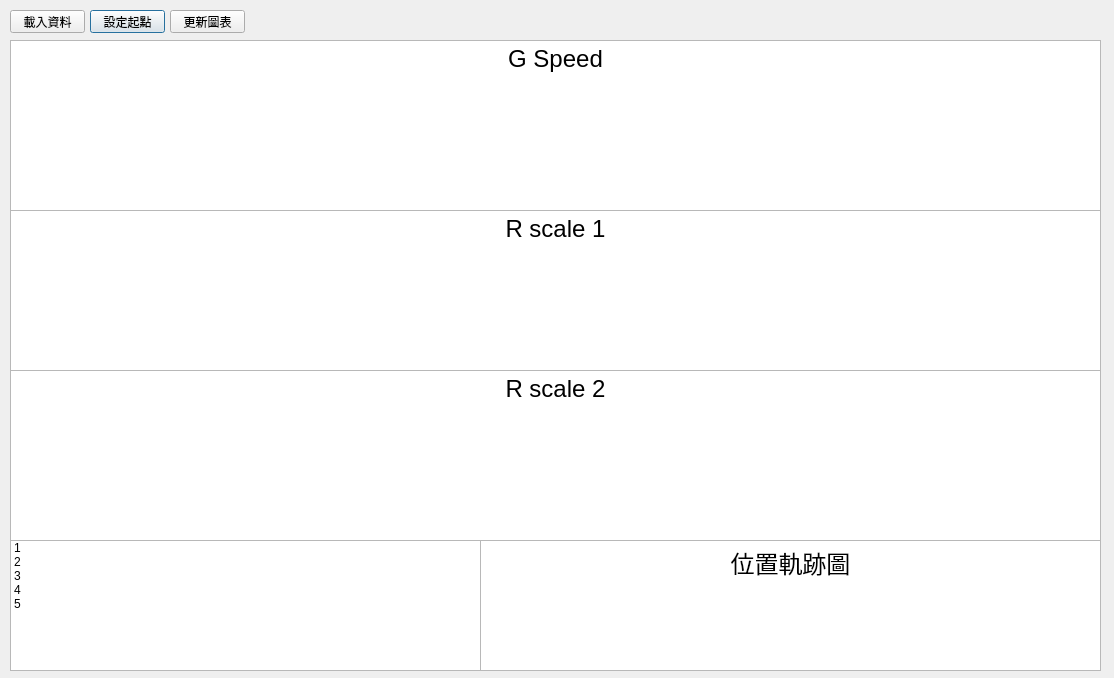
<?xml version="1.0" encoding="UTF-8"?>
<ui version="4.0">
 <class>Dialog</class>
 <widget class="QDialog" name="Dialog">
  <property name="geometry">
   <rect>
    <x>0</x>
    <y>0</y>
    <width>1114</width>
    <height>678</height>
   </rect>
  </property>
  <property name="windowTitle">
   <string>Dialog</string>
  </property>
  <widget class="QTextBrowser" name="textBrowser">
   <property name="geometry">
    <rect>
     <x>10</x>
     <y>40</y>
     <width>1091</width>
     <height>171</height>
    </rect>
   </property>
   <property name="html">
    <string>&lt;!DOCTYPE HTML PUBLIC &quot;-//W3C//DTD HTML 4.0//EN&quot; &quot;http://www.w3.org/TR/REC-html40/strict.dtd&quot;&gt;
&lt;html&gt;&lt;head&gt;&lt;meta name=&quot;qrichtext&quot; content=&quot;1&quot; /&gt;&lt;style type=&quot;text/css&quot;&gt;
p, li { white-space: pre-wrap; }
&lt;/style&gt;&lt;/head&gt;&lt;body style=&quot; font-family:'PMingLiU'; font-size:9pt; font-weight:400; font-style:normal;&quot;&gt;
&lt;p align=&quot;center&quot; style=&quot; margin-top:0px; margin-bottom:0px; margin-left:0px; margin-right:0px; -qt-block-indent:0; text-indent:0px;&quot;&gt;&lt;span style=&quot; font-size:18pt;&quot;&gt;G Speed&lt;/span&gt;&lt;/p&gt;&lt;/body&gt;&lt;/html&gt;</string>
   </property>
  </widget>
  <widget class="QTextBrowser" name="textBrowser_2">
   <property name="geometry">
    <rect>
     <x>10</x>
     <y>210</y>
     <width>1091</width>
     <height>171</height>
    </rect>
   </property>
   <property name="html">
    <string>&lt;!DOCTYPE HTML PUBLIC &quot;-//W3C//DTD HTML 4.0//EN&quot; &quot;http://www.w3.org/TR/REC-html40/strict.dtd&quot;&gt;
&lt;html&gt;&lt;head&gt;&lt;meta name=&quot;qrichtext&quot; content=&quot;1&quot; /&gt;&lt;style type=&quot;text/css&quot;&gt;
p, li { white-space: pre-wrap; }
&lt;/style&gt;&lt;/head&gt;&lt;body style=&quot; font-family:'PMingLiU'; font-size:9pt; font-weight:400; font-style:normal;&quot;&gt;
&lt;p align=&quot;center&quot; style=&quot; margin-top:0px; margin-bottom:0px; margin-left:0px; margin-right:0px; -qt-block-indent:0; text-indent:0px;&quot;&gt;&lt;span style=&quot; font-size:18pt;&quot;&gt;R scale 1&lt;/span&gt;&lt;/p&gt;&lt;/body&gt;&lt;/html&gt;</string>
   </property>
  </widget>
  <widget class="QTextBrowser" name="textBrowser_3">
   <property name="geometry">
    <rect>
     <x>10</x>
     <y>370</y>
     <width>1091</width>
     <height>171</height>
    </rect>
   </property>
   <property name="html">
    <string>&lt;!DOCTYPE HTML PUBLIC &quot;-//W3C//DTD HTML 4.0//EN&quot; &quot;http://www.w3.org/TR/REC-html40/strict.dtd&quot;&gt;
&lt;html&gt;&lt;head&gt;&lt;meta name=&quot;qrichtext&quot; content=&quot;1&quot; /&gt;&lt;style type=&quot;text/css&quot;&gt;
p, li { white-space: pre-wrap; }
&lt;/style&gt;&lt;/head&gt;&lt;body style=&quot; font-family:'PMingLiU'; font-size:9pt; font-weight:400; font-style:normal;&quot;&gt;
&lt;p align=&quot;center&quot; style=&quot; margin-top:0px; margin-bottom:0px; margin-left:0px; margin-right:0px; -qt-block-indent:0; text-indent:0px;&quot;&gt;&lt;span style=&quot; font-size:18pt;&quot;&gt;R scale 2&lt;/span&gt;&lt;/p&gt;
&lt;p align=&quot;center&quot; style=&quot;-qt-paragraph-type:empty; margin-top:0px; margin-bottom:0px; margin-left:0px; margin-right:0px; -qt-block-indent:0; text-indent:0px; font-size:18pt;&quot;&gt;&lt;br /&gt;&lt;/p&gt;&lt;/body&gt;&lt;/html&gt;</string>
   </property>
  </widget>
  <widget class="QTextBrowser" name="textBrowser_4">
   <property name="geometry">
    <rect>
     <x>480</x>
     <y>540</y>
     <width>621</width>
     <height>131</height>
    </rect>
   </property>
   <property name="html">
    <string>&lt;!DOCTYPE HTML PUBLIC &quot;-//W3C//DTD HTML 4.0//EN&quot; &quot;http://www.w3.org/TR/REC-html40/strict.dtd&quot;&gt;
&lt;html&gt;&lt;head&gt;&lt;meta name=&quot;qrichtext&quot; content=&quot;1&quot; /&gt;&lt;style type=&quot;text/css&quot;&gt;
p, li { white-space: pre-wrap; }
&lt;/style&gt;&lt;/head&gt;&lt;body style=&quot; font-family:'PMingLiU'; font-size:9pt; font-weight:400; font-style:normal;&quot;&gt;
&lt;p align=&quot;center&quot; style=&quot; margin-top:0px; margin-bottom:0px; margin-left:0px; margin-right:0px; -qt-block-indent:0; text-indent:0px;&quot;&gt;&lt;span style=&quot; font-size:18pt;&quot;&gt;位置軌跡圖&lt;/span&gt;&lt;/p&gt;&lt;/body&gt;&lt;/html&gt;</string>
   </property>
  </widget>
  <widget class="QListWidget" name="listWidget">
   <property name="geometry">
    <rect>
     <x>10</x>
     <y>540</y>
     <width>471</width>
     <height>131</height>
    </rect>
   </property>
   <item>
    <property name="text">
     <string extracomment="2">1</string>
    </property>
   </item>
   <item>
    <property name="text">
     <string>2</string>
    </property>
   </item>
   <item>
    <property name="text">
     <string>3</string>
    </property>
   </item>
   <item>
    <property name="text">
     <string>4</string>
    </property>
   </item>
   <item>
    <property name="text">
     <string>5</string>
    </property>
   </item>
  </widget>
  <widget class="QPushButton" name="pushButton_2">
   <property name="geometry">
    <rect>
     <x>90</x>
     <y>10</y>
     <width>75</width>
     <height>23</height>
    </rect>
   </property>
   <property name="text">
    <string>設定起點</string>
   </property>
  </widget>
  <widget class="QPushButton" name="pushButton_3">
   <property name="geometry">
    <rect>
     <x>170</x>
     <y>10</y>
     <width>75</width>
     <height>23</height>
    </rect>
   </property>
   <property name="text">
    <string>更新圖表</string>
   </property>
  </widget>
  <widget class="QPushButton" name="pushButton">
   <property name="geometry">
    <rect>
     <x>10</x>
     <y>10</y>
     <width>75</width>
     <height>23</height>
    </rect>
   </property>
   <property name="text">
    <string>載入資料</string>
   </property>
  </widget>
 </widget>
 <resources/>
 <connections/>
</ui>
